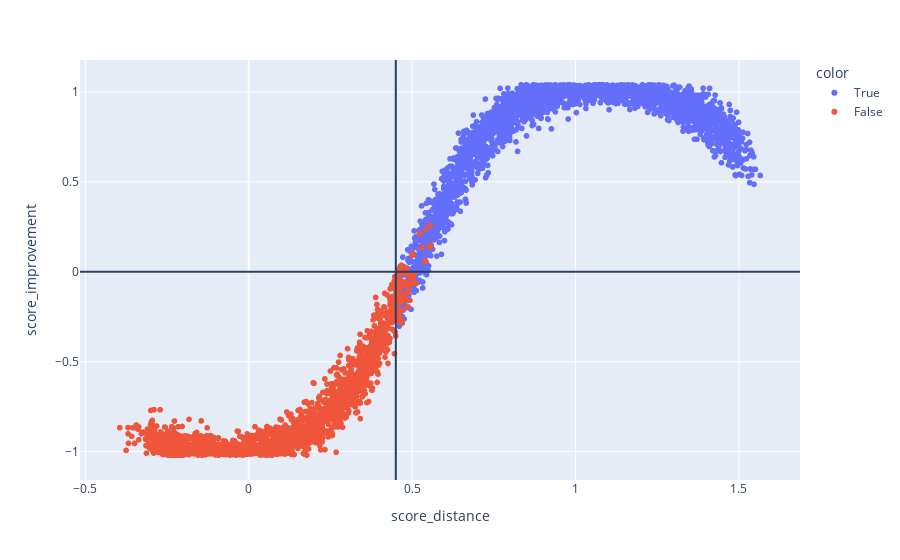

The notebook cell saved with this chart:
### Code cell
fig = px.scatter(x=data['score_distance'] ,y=data['score_improvement'], color=data['D'], labels=dict(x="score_distance", y="score_improvement"), hover_data={'score_improvement': data['score_improvement'], 'score_distance_act': data['score_distance_act'], 'score_improvement_act': data['score_improvement_act']}) 
fig.add_vline(x=params['treatment_dist'])
fig.add_hline(y=cutoff_improvement)

### Figure 1 — Plotly figure (JSON) as saved in the notebook; plotly's stock layout.template omitted (floating-point values rounded to 4 significant figures; data arrays with more than 128 entries replaced by an {"elided": "..."} marker saying what was removed)
{"data": [{"customdata": {"elided": "2916x3 float values"}, "hovertemplate": "color=True<br>score_distance=%{x}<br>score_improvement=%{customdata[0]}<br>score_distance_act=%{customdata[1]}<br>score_improvement_act=%{customdata[2]}<extra></extra>", "legendgroup": "True", "marker": {"color": "#636efa", "symbol": "circle"}, "mode": "markers", "name": "True", "showlegend": true, "type": "scattergl", "x": {"elided": "2916 float values"}, "xaxis": "x", "y": {"elided": "2916 float values"}, "yaxis": "y"}, {"customdata": {"elided": "2084x3 float values"}, "hovertemplate": "color=False<br>score_distance=%{x}<br>score_improvement=%{customdata[0]}<br>score_distance_act=%{customdata[1]}<br>score_improvement_act=%{customdata[2]}<extra></extra>", "legendgroup": "False", "marker": {"color": "#EF553B", "symbol": "circle"}, "mode": "markers", "name": "False", "showlegend": true, "type": "scattergl", "x": {"elided": "2084 float values"}, "xaxis": "x", "y": {"elided": "2084 float values"}, "yaxis": "y"}], "layout": {"legend": {"title": {"text": "color"}, "tracegroupgap": 0}, "margin": {"t": 60}, "shapes": [{"type": "line", "x0": 0.45, "x1": 0.45, "xref": "x", "y0": 0, "y1": 1, "yref": "y domain"}, {"type": "line", "x0": 0, "x1": 1, "xref": "x domain", "y0": 0, "y1": 0, "yref": "y"}], "xaxis": {"anchor": "y", "domain": [0, 1], "title": {"text": "score_distance"}}, "yaxis": {"anchor": "x", "domain": [0, 1], "title": {"text": "score_improvement"}}}}
